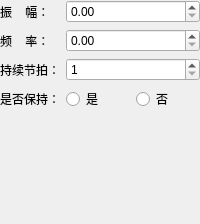
         <widget class="QWidget" name="page_sine">
          <layout class="QGridLayout" name="gridLayout_17">
           <property name="leftMargin">
            <number>0</number>
           </property>
           <property name="topMargin">
            <number>0</number>
           </property>
           <property name="rightMargin">
            <number>0</number>
           </property>
           <property name="bottomMargin">
            <number>0</number>
           </property>
           <item row="1" column="0">
            <spacer name="verticalSpacer_17">
             <property name="orientation">
              <enum>Qt::Vertical</enum>
             </property>
             <property name="sizeHint" stdset="0">
              <size>
               <width>20</width>
               <height>113</height>
              </size>
             </property>
            </spacer>
           </item>
           <item row="0" column="0">
            <layout class="QGridLayout" name="gridLayout_18">
             <item row="0" column="0">
              <widget class="QLabel" name="label_41">
               <property name="sizePolicy">
                <sizepolicy hsizetype="Maximum" vsizetype="Preferred">
                 <horstretch>0</horstretch>
                 <verstretch>0</verstretch>
                </sizepolicy>
               </property>
               <property name="text">
                <string>振    幅：</string>
               </property>
              </widget>
             </item>
             <item row="0" column="1" colspan="2">
              <widget class="QDoubleSpinBox" name="doubleSpinBox_amplitude"/>
             </item>
             <item row="1" column="0">
              <widget class="QLabel" name="label_42">
               <property name="text">
                <string>频    率：</string>
               </property>
              </widget>
             </item>
             <item row="1" column="1" colspan="2">
              <widget class="QDoubleSpinBox" name="doubleSpinBox_frequency"/>
             </item>
             <item row="2" column="0">
              <widget class="QLabel" name="label_43">
               <property name="text">
                <string>持续节拍：</string>
               </property>
              </widget>
             </item>
             <item row="2" column="1" colspan="2">
              <widget class="QSpinBox" name="spinBox_durationSineWave">
               <property name="minimum">
                <number>1</number>
               </property>
               <property name="maximum">
                <number>99999</number>
               </property>
              </widget>
             </item>
             <item row="3" column="0">
              <widget class="QLabel" name="label_44">
               <property name="text">
                <string>是否保持：</string>
               </property>
              </widget>
             </item>
             <item row="3" column="1">
              <widget class="QRadioButton" name="radioButton_keepSineWave">
               <property name="text">
                <string>是</string>
               </property>
              </widget>
             </item>
             <item row="3" column="2">
              <widget class="QRadioButton" name="radioButton_notKeepSineWave">
               <property name="text">
                <string>否</string>
               </property>
              </widget>
             </item>
            </layout>
           </item>
          </layout>
         </widget>
